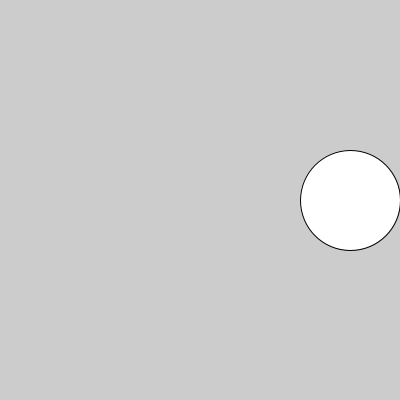
Frame 1 (no input)
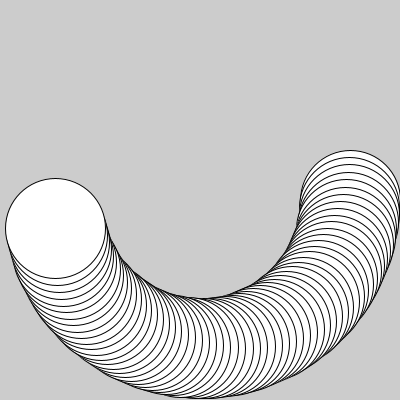
Frame 60 (the mouse pressed at the canvas centre just before this capture)
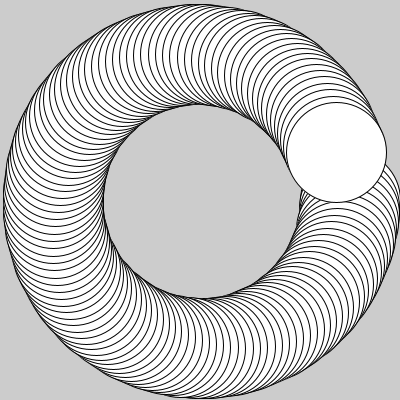
Frame 120 (the mouse held since frame 60 and released just before this capture)

The Processing sketch that drew these frames (run headless with seeded random() and noise(); from frame 60 on, the mouse is pressed at the canvas centre):

// Processing sketch: aula18_g2_ex03
// ── aula18_g2_ex03.pde
float x=0, y=0, raio=150, angulo=0;
void setup(){ size(400,400); }

void draw(){
  x= cos(angulo)*raio;
  y= sin(angulo)*raio;
  translate(200,200);
  ellipse(x,y,100,100);
  angulo=angulo+0.05;
  raio=raio-0.05;
  if(raio<100){
    raio=150;
  }
  println(raio);
}
